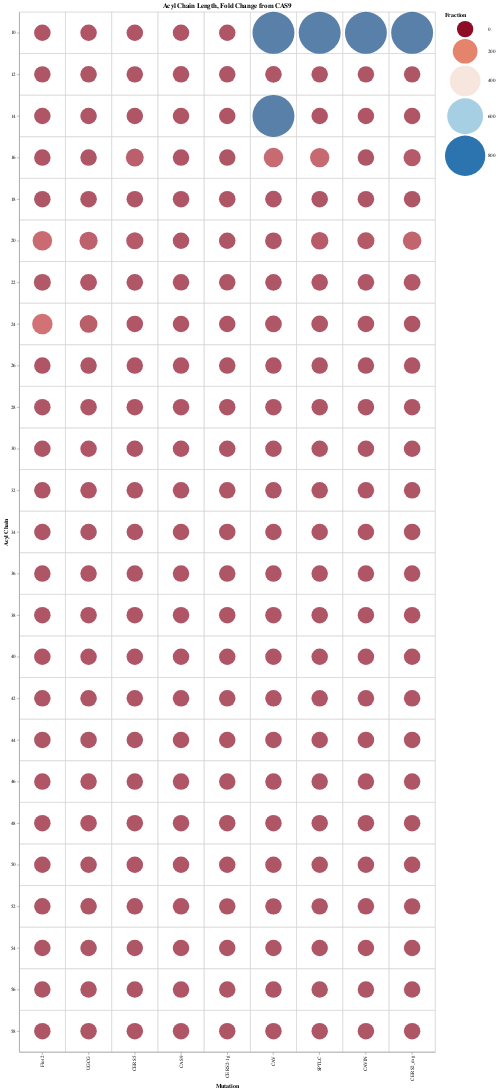

Here is the notebook cell this chart was saved with:
### Code cell
functions.bubble_heatmap(non_log, df, 'ordinal', 'Acyl Chain Length, Fold Change from CAS9', cmap='redblue', domain_mid=1)

### Figure 1 — Vega-Lite specification as saved in the notebook (floating-point values rounded to 4 significant figures; data arrays with more than 128 entries replaced by an {"elided": "..."} marker saying what was removed)
{"config": {"view": {"continuousWidth": 300, "continuousHeight": 300}, "background": "white"}, "layer": [{"mark": {"type": "rect", "fill": null, "stroke": "lightgray"}, "encoding": {"x": {"field": "Mutation", "sort": null, "type": "nominal"}, "y": {"field": "Acyl Chain Length", "sort": null, "type": "ordinal"}}, "title": "Acyl Chain Length, Fold Change from CAS9"}, {"mark": {"type": "circle"}, "encoding": {"color": {"field": "Fraction", "scale": {"scheme": "redblue", "domain": [0.0, 879.8]}, "type": "quantitative"}, "size": {"field": "Fraction", "scale": {"domain": [0.0, 879.8], "domainMid": 1, "range": [1000, 6500]}, "type": "quantitative"}, "tooltip": [{"field": "Mutation", "type": "nominal"}, {"field": "Acyl Chain Length", "type": "quantitative"}, {"field": "Fraction", "type": "quantitative"}], "x": {"field": "Mutation", "sort": null, "type": "nominal"}, "y": {"field": "Acyl Chain Length", "sort": null, "title": "Acyl Chain", "type": "ordinal"}}}], "data": {"name": "data-429b02f413a673654e0686b986fe8a2b"}, "height": 2222.0, "width": 800, "$schema": "https://vega.github.io/schema/vega-lite/v5.16.3.json", "datasets": {"data-429b02f413a673654e0686b986fe8a2b": {"elided": "225 records"}}}
